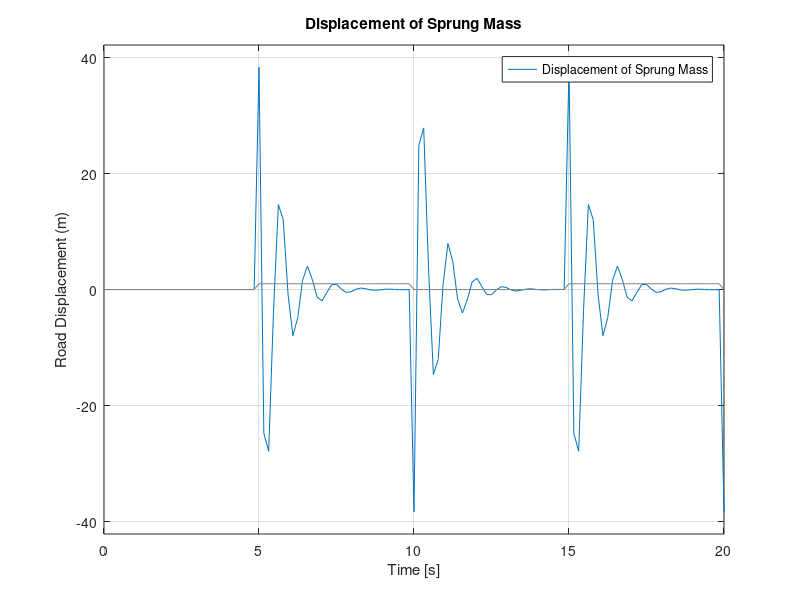

Write MATLAB code to recreate this figure. (Note: this script raises an error after producing the figure.)
%% Quarter Car Model %% 
clc
clear
close all;

% Inputs:
%   m1:          Sprung mass [kg] (scalar)
%   m2:          Unsprung mass [kg] (scalar)
%   c1:          Damping coefficient of sprung mass [N*s/m] (scalar)
%   c2:          Damping coefficient of unsprung mass [N*s/m] (scalar)
%   k1:          Spring stiffness of sprung mass [N/m] (scalar)
%   k2:          Spring stiffness of unsprung mass [N/m] (scalar)
%   u:          Road profile function [m] (function)
%   t:          Interval of integration [s] (vector)
%   z1:         Displacement of sprung mass [m] (scalar)
%   z1:         Displacement of unsprung mass [m] (scalar)
%   v:         Velocity of vehicle [m/s] (scalar)
%   alpha:      Accuracy of ode45() solver
% 
% Outputs:
%   z1:    Displacement of sprung mass [m] (vector)
%   z2:    Displacement of unsprung mass [m] (vector)

% model params
m1 = 290; % [kg]
m2 = 15; % [kg]
k1 = 16200; % [N/m]
k2 = 191000; % [N/m]
c1 = 1000; % [Ns/m]
c2 = 2500; % [Ns/m]
%t=0:0.001:7; % [s]
%u=0.1; % [m]

num = [(c1*c2),(k1*c2+k2*c1),(k1*k2),0,0];
den = [(m1*m2),(m1*c1+m1*c2+m2*c1),(m1*k1+m1*k2+k1*m2),(c1*c2+c1*k2+k1*c2),(k1*k2)];

sys1 = tf(num, den);
display(sys1)
num2=[m1*c2,(c1*c2+m1*k2),(k1*c2+c1*k2),k1*k2,0,0];
den2=[m1*m2,(m1*c1+m1*c2+m2*c1),(m1*k1+m1*k2+k1*m2),(c1*c2+c1*k2+k1*c2),k1*k2];

sys2 = tf(num2,den2);
display(sys2)

[u,t] = gensig("square",10,20);

f1 = figure('name','Displacement of Sprung Mass');
lsim(sys1,u,t)
title('Displacement of Sprung Mass')
ylabel('Road Displacement (m)')
legend('Displacement of Sprung Mass')
f2 = figure('name','Displacement of Unsprung Mass');
lsim(sys2,u,t)
ylabel('Road Displacement (m)')
title('Displacement of Unsprung Mass')


